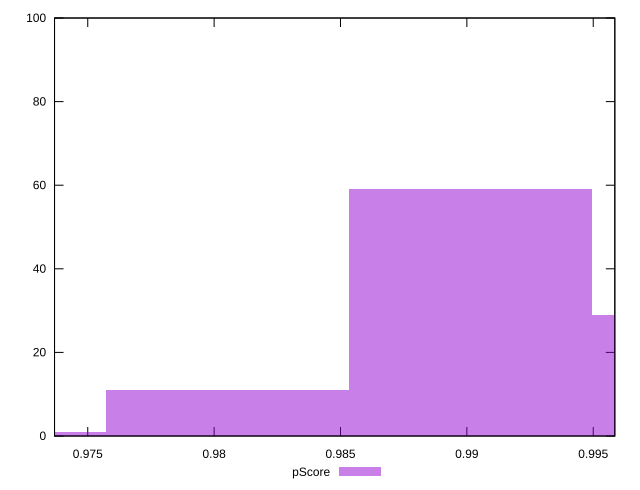

The script that saved this image:
reset

$pScore <<EOF
0.9805262939615833 11
0.9901392968435596 59
0.9997522997255359 29
0.970913291079607 1
EOF

set key outside below
set boxwidth 0.009613002881976307
set xrange [0.9736854170525222:0.9958542552567312]
set yrange [0:100]
set trange [0:100]
set style fill transparent solid 0.5 noborder
set terminal svg size 640, 490 enhanced background rgb 'white'
set output "report_00016_2021-02-10T13-31-48.338Z/max-potential-fid/samples/pages+cached+noadtech+nomedia+nocss/pScore/histogram.svg"

plot $pScore title "pScore" with boxes

reset
